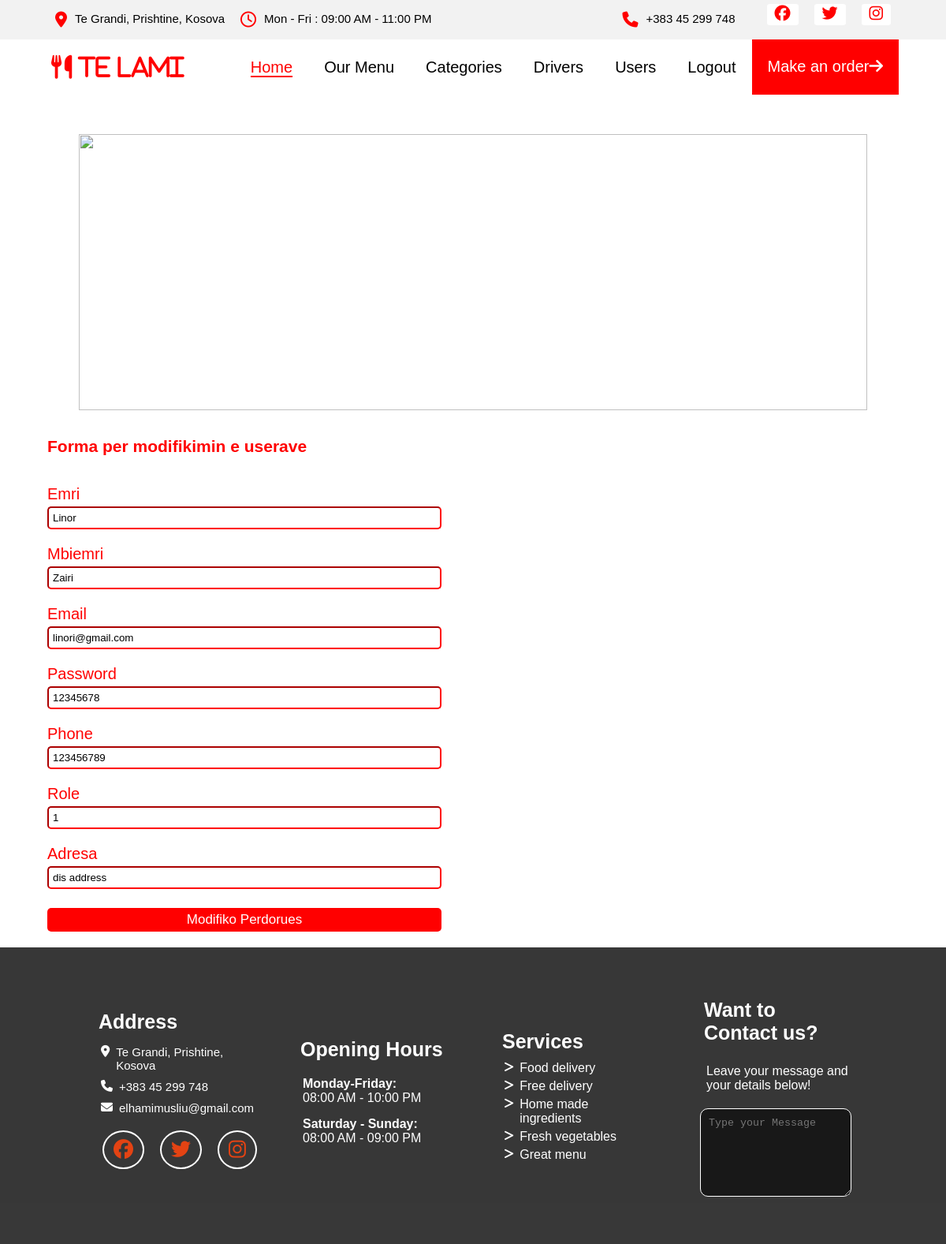
The page /CRUDS/modifiko_user.php?uid=1 (signed in) on the database its author committed.
### tables this page shows
CREATE TABLE `userat` (
  `userID` int(11) NOT NULL,
  `emri` varchar(100) NOT NULL,
  `mbiemri` varchar(100) NOT NULL,
  `email` varchar(100) NOT NULL,
  `passwordi` varchar(100) NOT NULL,
  `phone` varchar(100) NOT NULL,
  `fotoUseri` varchar(500) DEFAULT NULL,
  `role` tinyint(4) NOT NULL,
  `adresa` varchar(100) NOT NULL
);

### inc/functions.php (called while the page is built, shortened)
<?php
function merrUserID($userID)
{
    global $dbconn;
    $sql = "SELECT userID, emri, mbiemri, email, phone,role,passwordi, fotoUseri, adresa FROM userat";
    $sql .= " WHERE userID=$userID";
    $res = mysqli_query($dbconn, $sql);
    return mysqli_fetch_assoc($res);
}

### CRUDS/modifiko_user.php (the view, shortened to what this page needs)
<head>
    <link rel="stylesheet" href="../css/style-table.css">
    <link rel="stylesheet" href="../css/style.css">
</head>
<?php
include "../inc/crudHeader.php";
if($_GET['uid']){
    $useriID=$_GET['uid'];
    $useri=merrUserID($useriID);
    $emri=$useri['emri'];
    $mbiemri=$useri['mbiemri'];
    $email=$useri['email'];
    $passwordi=$useri['passwordi'];
    $phone=$useri['phone'];
    $role=$useri['role'];
    $adresa=$useri['adresa'];
}
?>
<section class="section-shto-modifiko container">
    <div class="image">
    <img src="https://caterease.com/wp-content/uploads/2019/01/Final-Background-For-Login.png" alt="">
    </div>
    <div class="forma">
        <br>
        <br>
        <h1>Forma per modifikimin e userave</h1>
        <br>
        <form method="post">
            <div class="inputAndLabels">
                <label for="emri">Emri</label> <br>
                <input type="text" id="emri" name="emri"
                value="<?php if(!empty($emri)) echo $emri ?>">
            </div>
            <div class="inputAndLabels">
                <label for="mbiemri">Mbiemri</label> <br>
                <input type="text" id="mbiemri" name="mbiemri"
                value="<?php if(!empty($mbiemri)) echo $mbiemri ?>">
            </div>
            <div class="inputAndLabels">
                <label for="email">Email</label> <br>
                <input type="text" id="email" name="email"
                value="<?php if(!empty($email)) echo $email ?>">
            </div>
            <div class="inputAndLabels">
                <label for="passwordi">Password</label> <br>
                <input type="text" id="passwordi" name="passwordi"
                value="<?php if(!empty($passwordi)) echo $passwordi ?>">
            </div>
            <div class="inputAndLabels">
                <label for="phone">Phone</label> <br>
                <input type="text" id="phone" name="phone"
                value="<?php if(!empty($phone)) echo $phone ?>">
            </div>
            <div class="inputAndLabels">
                <label for="role">Role</label> <br>
                <input type="text" id="role" name="role"
                value="<?php if(!empty($role)) echo $role ?>">
            </div>
            <div class="inputAndLabels">
                <label for="adresa">Adresa</label> <br>
                <input type="text" id="adresa" name="adresa"
                value="<?php if(!empty($adresa)) echo $adresa ?>">
            </div>
            <div class="inputAndLabels">
                <div class="butonat">
                <input id='modifikoperdorues' type='submit'
                name='modifikoperdorues' class='shtoModifiko' value='Modifiko Perdorues'>
                </div>
            </div>
        </form>
    </div>
</section>
<?php
    include "../inc/footer.php";
?>

### css/style-table.css (style rules this page uses)
.forma { width: 100%; margin: 0 auto; }
.forma h1 { font-size: 21px; color: red; margin-bottom: 20px; }
.forma input, .forma textarea { width: 500px; padding: 5px; margin-top: 4px; border-radius: 5px; outline: none; border-color: red; }
.forma input, .forma textarea { caret-color: black; }
.forma label { color: red; font-size: 20px; }
.forma .inputAndLabels { margin-bottom: 20px; }
.shtoModifiko { text-decoration: none; border: none; padding: 10px; background: red; color: white; font-size: 17px; cursor: pointer; border-radius: 5px; transition: all 0.4s ease; }
.list-entity, .section-shto-modifiko { margin-top: 50px!important; margin: 10px auto; display: flex; flex-direction: column; justify-content: center; align-items: center; }
.image img { width: 1000px; height: 350px; object-fit: cover; }
.image { position: relative; z-index: 5; }
.shtoModifiko { text-decoration: none; border: none; padding: 10px; background:red; color: white; font-size: 17px; cursor: pointer; border-radius: 5px; transition: all 0.4s ease; }

### css/style.css (style rules this page uses)
* { margin: 0; padding: 0; }
body { font-size: 15px; font-family: 'Trebuchet MS', 'Lucida Sans Unicode', 'Lucida Grande', 'Lucida Sans', Arial, sans-serif; margin: 0; padding: 0; }
.container { width: 90%; margin: 0 auto; }

### rows shown on the page
userat: emri "Linor", mbiemri "Zairi", email "linori@gmail.com", passwordi "12345678", phone "123456789", role "1", adresa "dis address"
